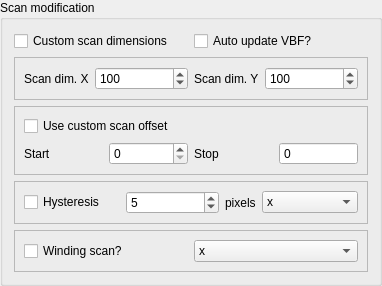
                   <widget class="QGroupBox" name="groupBox_3">
                    <property name="sizePolicy">
                     <sizepolicy hsizetype="Preferred" vsizetype="Preferred">
                      <horstretch>0</horstretch>
                      <verstretch>0</verstretch>
                     </sizepolicy>
                    </property>
                    <property name="toolTip">
                     <string>&lt;html&gt;&lt;head/&gt;&lt;body&gt;&lt;p&gt;Adjust settings for aligning the scan frames&lt;/p&gt;&lt;/body&gt;&lt;/html&gt;</string>
                    </property>
                    <property name="title">
                     <string>Scan modification</string>
                    </property>
                    <layout class="QGridLayout" name="gridLayout_6">
                     <item row="0" column="0">
                      <widget class="QCheckBox" name="checkBox_2">
                       <property name="text">
                        <string>Custom scan dimensions</string>
                       </property>
                       <property name="checked">
                        <bool>false</bool>
                       </property>
                      </widget>
                     </item>
                     <item row="1" column="0" colspan="2">
                      <widget class="QFrame" name="frame_7">
                       <property name="frameShape">
                        <enum>QFrame::StyledPanel</enum>
                       </property>
                       <property name="frameShadow">
                        <enum>QFrame::Raised</enum>
                       </property>
                       <layout class="QGridLayout" name="gridLayout_17">
                        <item row="0" column="1">
                         <widget class="QSpinBox" name="spinBox">
                          <property name="enabled">
                           <bool>true</bool>
                          </property>
                          <property name="sizePolicy">
                           <sizepolicy hsizetype="Fixed" vsizetype="Fixed">
                            <horstretch>0</horstretch>
                            <verstretch>0</verstretch>
                           </sizepolicy>
                          </property>
                          <property name="minimumSize">
                           <size>
                            <width>93</width>
                            <height>0</height>
                           </size>
                          </property>
                          <property name="minimum">
                           <number>1</number>
                          </property>
                          <property name="maximum">
                           <number>10000</number>
                          </property>
                          <property name="singleStep">
                           <number>1</number>
                          </property>
                          <property name="value">
                           <number>100</number>
                          </property>
                         </widget>
                        </item>
                        <item row="0" column="0">
                         <widget class="QLabel" name="label_2">
                          <property name="enabled">
                           <bool>true</bool>
                          </property>
                          <property name="sizePolicy">
                           <sizepolicy hsizetype="Maximum" vsizetype="Preferred">
                            <horstretch>0</horstretch>
                            <verstretch>0</verstretch>
                           </sizepolicy>
                          </property>
                          <property name="toolTip">
                           <string>&lt;html&gt;&lt;head/&gt;&lt;body&gt;&lt;p&gt;Number of scan points in the x direction&lt;/p&gt;&lt;/body&gt;&lt;/html&gt;</string>
                          </property>
                          <property name="text">
                           <string>Scan dim. X</string>
                          </property>
                         </widget>
                        </item>
                        <item row="0" column="2">
                         <widget class="QLabel" name="label_6">
                          <property name="enabled">
                           <bool>true</bool>
                          </property>
                          <property name="sizePolicy">
                           <sizepolicy hsizetype="Maximum" vsizetype="Preferred">
                            <horstretch>0</horstretch>
                            <verstretch>0</verstretch>
                           </sizepolicy>
                          </property>
                          <property name="toolTip">
                           <string>&lt;html&gt;&lt;head/&gt;&lt;body&gt;&lt;p&gt;Number of scan points in the Y direction&lt;/p&gt;&lt;/body&gt;&lt;/html&gt;</string>
                          </property>
                          <property name="text">
                           <string>Scan dim. Y</string>
                          </property>
                         </widget>
                        </item>
                        <item row="0" column="3">
                         <widget class="QSpinBox" name="spinBox_2">
                          <property name="enabled">
                           <bool>true</bool>
                          </property>
                          <property name="sizePolicy">
                           <sizepolicy hsizetype="Fixed" vsizetype="Fixed">
                            <horstretch>0</horstretch>
                            <verstretch>0</verstretch>
                           </sizepolicy>
                          </property>
                          <property name="minimumSize">
                           <size>
                            <width>93</width>
                            <height>0</height>
                           </size>
                          </property>
                          <property name="minimum">
                           <number>1</number>
                          </property>
                          <property name="maximum">
                           <number>10000</number>
                          </property>
                          <property name="singleStep">
                           <number>1</number>
                          </property>
                          <property name="value">
                           <number>100</number>
                          </property>
                         </widget>
                        </item>
                       </layout>
                      </widget>
                     </item>
                     <item row="4" column="0" colspan="2">
                      <widget class="QFrame" name="frame_6">
                       <property name="frameShape">
                        <enum>QFrame::StyledPanel</enum>
                       </property>
                       <property name="frameShadow">
                        <enum>QFrame::Raised</enum>
                       </property>
                       <layout class="QGridLayout" name="gridLayout_16">
                        <item row="1" column="0">
                         <widget class="QLabel" name="label_3">
                          <property name="toolTip">
                           <string>&lt;html&gt;&lt;head/&gt;&lt;body&gt;&lt;p&gt;Frame in the stream where the scan began&lt;/p&gt;&lt;/body&gt;&lt;/html&gt;</string>
                          </property>
                          <property name="text">
                           <string>Start</string>
                          </property>
                         </widget>
                        </item>
                        <item row="0" column="0" colspan="4">
                         <widget class="QCheckBox" name="checkBox_11">
                          <property name="text">
                           <string>Use custom scan offset</string>
                          </property>
                         </widget>
                        </item>
                        <item row="1" column="1">
                         <widget class="QSpinBox" name="spinBox_15">
                          <property name="maximum">
                           <number>100000000</number>
                          </property>
                         </widget>
                        </item>
                        <item row="1" column="2">
                         <widget class="QLabel" name="label_4">
                          <property name="toolTip">
                           <string>&lt;html&gt;&lt;head/&gt;&lt;body&gt;&lt;p&gt;Frame at which the scanning stopped. If not auto-calculated must be (first frame + scan dim x * scan dim y)&lt;/p&gt;&lt;/body&gt;&lt;/html&gt;</string>
                          </property>
                          <property name="text">
                           <string>Stop</string>
                          </property>
                         </widget>
                        </item>
                        <item row="1" column="3">
                         <widget class="QSpinBox" name="spinBox_16">
                          <property name="readOnly">
                           <bool>true</bool>
                          </property>
                          <property name="buttonSymbols">
                           <enum>QAbstractSpinBox::NoButtons</enum>
                          </property>
                          <property name="maximum">
                           <number>100000000</number>
                          </property>
                          <property name="value">
                           <number>0</number>
                          </property>
                         </widget>
                        </item>
                       </layout>
                      </widget>
                     </item>
                     <item row="8" column="0" colspan="2">
                      <widget class="QFrame" name="frame_8">
                       <property name="frameShape">
                        <enum>QFrame::StyledPanel</enum>
                       </property>
                       <property name="frameShadow">
                        <enum>QFrame::Raised</enum>
                       </property>
                       <layout class="QGridLayout" name="gridLayout_18">
                        <item row="0" column="2">
                         <widget class="QLabel" name="label_27">
                          <property name="sizePolicy">
                           <sizepolicy hsizetype="Maximum" vsizetype="Preferred">
                            <horstretch>0</horstretch>
                            <verstretch>0</verstretch>
                           </sizepolicy>
                          </property>
                          <property name="text">
                           <string>pixels</string>
                          </property>
                         </widget>
                        </item>
                        <item row="0" column="1">
                         <widget class="QSpinBox" name="spinBox_9">
                          <property name="enabled">
                           <bool>true</bool>
                          </property>
                          <property name="sizePolicy">
                           <sizepolicy hsizetype="Fixed" vsizetype="Fixed">
                            <horstretch>0</horstretch>
                            <verstretch>0</verstretch>
                           </sizepolicy>
                          </property>
                          <property name="minimumSize">
                           <size>
                            <width>93</width>
                            <height>0</height>
                           </size>
                          </property>
                          <property name="minimum">
                           <number>-100000000</number>
                          </property>
                          <property name="maximum">
                           <number>100000000</number>
                          </property>
                          <property name="value">
                           <number>5</number>
                          </property>
                         </widget>
                        </item>
                        <item row="0" column="0">
                         <widget class="QCheckBox" name="checkBox_6">
                          <property name="toolTip">
                           <string>&lt;html&gt;&lt;head/&gt;&lt;body&gt;&lt;p&gt;If data was collected with EM Konos, the scan happened in a snake pattern with some overshoot on each return. Hysteresis applies a constant shift to every even line to correct for this.&lt;/p&gt;&lt;/body&gt;&lt;/html&gt;</string>
                          </property>
                          <property name="text">
                           <string>Hysteresis</string>
                          </property>
                          <property name="checked">
                           <bool>false</bool>
                          </property>
                         </widget>
                        </item>
                        <item row="0" column="3">
                         <widget class="QComboBox" name="comboBox_hyst_dir">
                          <item>
                           <property name="text">
                            <string>x</string>
                           </property>
                          </item>
                          <item>
                           <property name="text">
                            <string>y</string>
                           </property>
                          </item>
                         </widget>
                        </item>
                       </layout>
                      </widget>
                     </item>
                     <item row="9" column="0" colspan="2">
                      <widget class="QFrame" name="frame_9">
                       <property name="frameShape">
                        <enum>QFrame::StyledPanel</enum>
                       </property>
                       <property name="frameShadow">
                        <enum>QFrame::Raised</enum>
                       </property>
                       <layout class="QGridLayout" name="gridLayout_19">
                        <item row="0" column="0">
                         <widget class="QCheckBox" name="checkBox_12">
                          <property name="toolTip">
                           <string>&lt;html&gt;&lt;head/&gt;&lt;body&gt;&lt;p&gt;In EM Konos, the scanning follows a winding scan pattern (check on), whereas in EM Scan it uses normal flyback scan (check off)&lt;/p&gt;&lt;/body&gt;&lt;/html&gt;</string>
                          </property>
                          <property name="text">
                           <string>Winding scan?</string>
                          </property>
                          <property name="checkable">
                           <bool>true</bool>
                          </property>
                          <property name="checked">
                           <bool>false</bool>
                          </property>
                         </widget>
                        </item>
                        <item row="0" column="1">
                         <widget class="QComboBox" name="comboBox_snakescan_dir">
                          <item>
                           <property name="text">
                            <string>x</string>
                           </property>
                          </item>
                          <item>
                           <property name="text">
                            <string>y</string>
                           </property>
                          </item>
                         </widget>
                        </item>
                       </layout>
                      </widget>
                     </item>
                     <item row="0" column="1">
                      <widget class="QCheckBox" name="checkBox_auto_update_vbf">
                       <property name="text">
                        <string>Auto update VBF?</string>
                       </property>
                      </widget>
                     </item>
                    </layout>
                   </widget>
